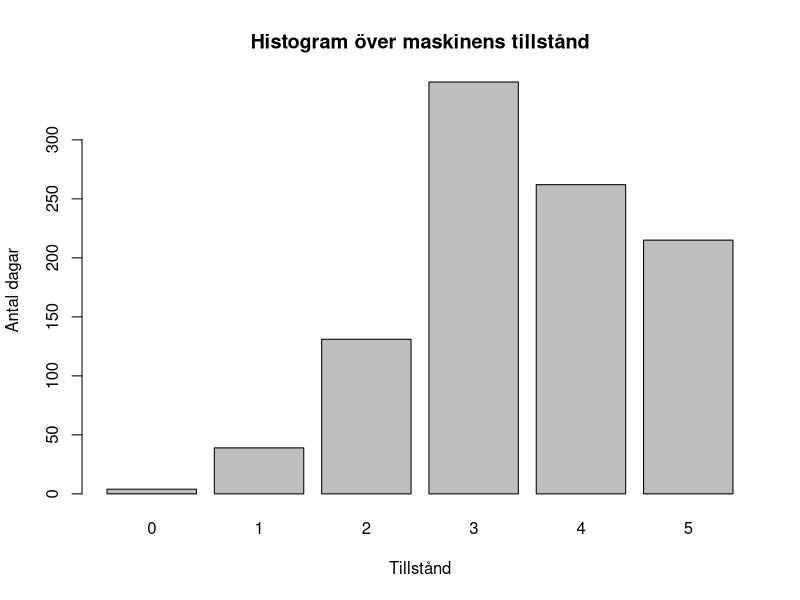

R code for this plot:
## ---- chunk 1
P <- matrix(c(0, 0, 0, 0.4, 0, 0.6,
              0.1, 0.1, 0, 0.4, 0, 0.4,
              0, 0.2, 0.2, 0.3, 0, 0.3,
              0, 0, 0.3, 0.5, 0, 0.2,
              0, 0, 0, 0.4, 0.6, 0,
              0, 0, 0, 0, 0.5, 0.5),
              nrow = 6,
              ncol = 6,
              byrow = TRUE)


mpow <- function(A, n) {
  resultat <- diag(nrow(A))
  potens <- n
  while (potens > 0) {
    resultat <- A %*% resultat
    potens <- potens - 1
    }
  return(resultat)
}

rows_equal <- function(A, d = 4) {
  A_new <- trunc(A * 10^d) # förstora talet och ta heltalsdelen
  for (k in 2:nrow(A_new)) {
    # Kolla om alla element i rad 1 är lika med motsvarande element i rad k
    if (!all(A_new[1, ] == A_new[k, ])) {
    # Om något element skiljer sig så är raderna ej lika
      return(FALSE)
      }
    }
  # Hamnar vi här så var alla rader lika
    return(TRUE)
}

matrices_equal <- function(A, B, d = 4) {
  A_new <- trunc(A * 10^d)
  B_new <- trunc(B * 10^d)
  if (all(A_new == B_new)) {
    return(TRUE)
  } else {
    return(FALSE)
  }
}

gen_sim <- function(x, P) {
  u <- runif(1)
  y <- 0
  test <- P[x + 1, 1]
  while (u > test) {
    y <- y + 1
    test <- test + P[x + 1, y + 1]
  }
  y
}


simulera_kedja <- function(x, n, P) {
results <- numeric(n + 1) # vektor av nollor, till en början
results[1] <- x # första elementet är initialtillståndet
for (i in 2:(n+1)) {
  results[i] <- gen_sim(results[i - 1], P) # simulera övriga element
  }
  # ta bort initialtillståndet och returnera vektorn med simulerade tillstånd
results[-1]
}

## ---- chunk 2
resultat_matris <- rbind(
  "1.1a (Torsdag, tillstånd 5)"   = mpow(P, 3)[6,],
  "1.1b (1 vecka, tillstånd 5)"   = mpow(P, 7)[6,],
  "1.1c (2 veckor, tillstånd 5)"  = mpow(P, 14)[6,],
  "1.1d (3 månader, tillstånd 5)" = mpow(P, 90)[6,],
  "1.2a (Torsdag, tillstånd 2)"   = mpow(P, 3)[3,],
  "1.2b (1 vecka, tillstånd 2)"   = mpow(P, 7)[3,],
  "1.2c (2 veckor, tillstånd 2)"  = mpow(P, 14)[3,],
  "1.2d (3 månader, tillstånd 2)" = mpow(P, 90)[3,]
)

df_resultat <- as.data.frame(resultat_matris)

colnames(df_resultat) <- c("Tillstånd 0", "Tillstånd 1", "Tillstånd 2", 
                           "Tillstånd 3", "Tillstånd 4", "Tillstånd 5")

round(df_resultat, 5)
## ---- chunk 3
n <- 1
Pn <- P  

repeat {
  Pn1 <- Pn %*% P 
  if (matrices_equal(Pn, Pn1, d = 4) && rows_equal(Pn, d = 4)) {
    cat("Konvergens uppnås vid n =", n, "\n")
    rad_uppg1 <- Pn[1, ]
    break
  }
  
  Pn <- Pn1
  n <- n + 1
}
## ---- chunk 4
A <- t(P - diag(nrow(P))) # Transponering krävs då R behöver kolonn vektorer
sista_vilkor <- rep(1, ncol(A))

A_1 <- rbind(A, sista_vilkor)

b <- c(rep(0, nrow(A)), 1)

pi <- qr.solve(A_1, b)  #qr.solve behövs för överbestämda system (solve bara kvadratiska)

print(rad_uppg1)
print(pi)
## ---- chunk 5
set.seed(950122)
resultat_sim <- simulera_kedja(5, 1000, P)

barplot(table(resultat_sim), 
        xlab = "Tillstånd", 
        ylab = "Antal dagar", 
        main = "Histogram över maskinens tillstånd")
## ---- chunk 6
# Detta gör så att vi får paren idag och igår med samma index.
igår <- resultat_sim[1:999]
idag <- resultat_sim[2:1000]


antal_idag_5 <- sum(idag == 5)

antal_1_och_5 <- sum(igår == 1 & idag == 5)

empirisk_sannolikhet <- antal_1_och_5 / antal_idag_5


print(empirisk_sannolikhet)
## ---- chunk 7
teoretisk_sannolikhet <- (P[2, 6] * pi[2]) / pi[6]
print(teoretisk_sannolikhet)
